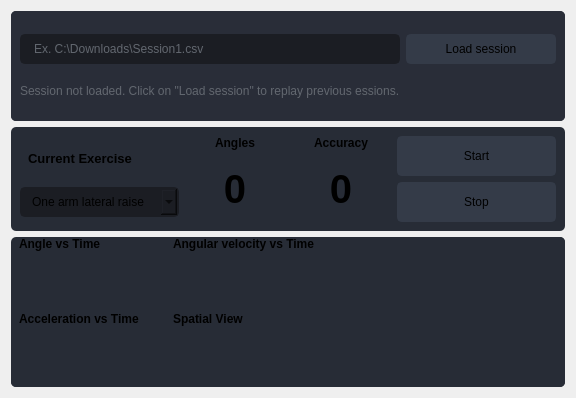
                  <widget class="QWidget" name="page_widgets">
                   <layout class="QVBoxLayout" name="verticalLayout_6">
                    <item>
                     <widget class="QFrame" name="frame">
                      <property name="sizePolicy">
                       <sizepolicy hsizetype="Preferred" vsizetype="Fixed">
                        <horstretch>0</horstretch>
                        <verstretch>0</verstretch>
                       </sizepolicy>
                      </property>
                      <property name="minimumSize">
                       <size>
                        <width>0</width>
                        <height>102</height>
                       </size>
                      </property>
                      <property name="styleSheet">
                       <string notr="true">border-radius: 5px;</string>
                      </property>
                      <property name="frameShape">
                       <enum>QFrame::StyledPanel</enum>
                      </property>
                      <property name="frameShadow">
                       <enum>QFrame::Raised</enum>
                      </property>
                      <layout class="QVBoxLayout" name="verticalLayout_15">
                       <property name="spacing">
                        <number>0</number>
                       </property>
                       <property name="leftMargin">
                        <number>0</number>
                       </property>
                       <property name="topMargin">
                        <number>0</number>
                       </property>
                       <property name="rightMargin">
                        <number>0</number>
                       </property>
                       <property name="bottomMargin">
                        <number>0</number>
                       </property>
                       <item>
                        <widget class="QFrame" name="frame_div_content_1">
                         <property name="sizePolicy">
                          <sizepolicy hsizetype="Expanding" vsizetype="Preferred">
                           <horstretch>0</horstretch>
                           <verstretch>0</verstretch>
                          </sizepolicy>
                         </property>
                         <property name="minimumSize">
                          <size>
                           <width>0</width>
                           <height>110</height>
                          </size>
                         </property>
                         <property name="maximumSize">
                          <size>
                           <width>16777215</width>
                           <height>110</height>
                          </size>
                         </property>
                         <property name="styleSheet">
                          <string notr="true">background-color: rgb(41, 45, 56);
border-radius: 5px;
</string>
                         </property>
                         <property name="frameShape">
                          <enum>QFrame::NoFrame</enum>
                         </property>
                         <property name="frameShadow">
                          <enum>QFrame::Raised</enum>
                         </property>
                         <layout class="QVBoxLayout" name="verticalLayout_7">
                          <property name="spacing">
                           <number>0</number>
                          </property>
                          <property name="leftMargin">
                           <number>0</number>
                          </property>
                          <property name="topMargin">
                           <number>0</number>
                          </property>
                          <property name="rightMargin">
                           <number>0</number>
                          </property>
                          <property name="bottomMargin">
                           <number>0</number>
                          </property>
                          <item>
                           <widget class="QFrame" name="frame_content_wid_1">
                            <property name="frameShape">
                             <enum>QFrame::NoFrame</enum>
                            </property>
                            <property name="frameShadow">
                             <enum>QFrame::Raised</enum>
                            </property>
                            <layout class="QHBoxLayout" name="horizontalLayout_9">
                             <item>
                              <layout class="QGridLayout" name="gridLayout">
                               <property name="bottomMargin">
                                <number>0</number>
                               </property>
                               <item row="0" column="0">
                                <widget class="QLineEdit" name="lineEdit">
                                 <property name="minimumSize">
                                  <size>
                                   <width>0</width>
                                   <height>30</height>
                                  </size>
                                 </property>
                                 <property name="styleSheet">
                                  <string notr="true">QLineEdit {
	background-color: rgb(27, 29, 35);
	border-radius: 5px;
	border: 2px solid rgb(27, 29, 35);
	padding-left: 10px;
	color: rgb(98, 103, 111);
}
QLineEdit:hover {
	border: 2px solid rgb(64, 71, 88);
}
</string>
                                 </property>
                                 <property name="text">
                                  <string>Ex. C:\Downloads\Session1.csv</string>
                                 </property>
                                 <property name="readOnly">
                                  <bool>true</bool>
                                 </property>
                                 <property name="placeholderText">
                                  <string>Your Password</string>
                                 </property>
                                </widget>
                               </item>
                               <item row="0" column="1">
                                <widget class="QPushButton" name="pushButton">
                                 <property name="sizePolicy">
                                  <sizepolicy hsizetype="Minimum" vsizetype="Fixed">
                                   <horstretch>0</horstretch>
                                   <verstretch>0</verstretch>
                                  </sizepolicy>
                                 </property>
                                 <property name="minimumSize">
                                  <size>
                                   <width>150</width>
                                   <height>30</height>
                                  </size>
                                 </property>
                                 <property name="font">
                                  <font>
                                   <family>Segoe UI</family>
                                   <pointsize>9</pointsize>
                                  </font>
                                 </property>
                                 <property name="styleSheet">
                                  <string notr="true">QPushButton {
	border: 2px solid rgb(52, 59, 72);
	border-radius: 5px;	
	background-color: rgb(52, 59, 72);
}
QPushButton:hover {
	background-color: rgb(57, 65, 80);
	border: 2px solid rgb(61, 70, 86);
}
QPushButton:pressed {	
	background-color: rgb(35, 40, 49);
	border: 2px solid rgb(43, 50, 61);
}</string>
                                 </property>
                                 <property name="text">
                                  <string>Load session</string>
                                 </property>
                                 <property name="icon">
                                  <iconset>
                                   <normaloff>:/16x16/icons/16x16/cil-folder-open.png</normaloff>:/16x16/icons/16x16/cil-folder-open.png</iconset>
                                 </property>
                                </widget>
                               </item>
                               <item row="1" column="0">
                                <widget class="QLabel" name="labelVersion_3">
                                 <property name="sizePolicy">
                                  <sizepolicy hsizetype="Preferred" vsizetype="Fixed">
                                   <horstretch>0</horstretch>
                                   <verstretch>0</verstretch>
                                  </sizepolicy>
                                 </property>
                                 <property name="minimumSize">
                                  <size>
                                   <width>0</width>
                                   <height>10</height>
                                  </size>
                                 </property>
                                 <property name="styleSheet">
                                  <string notr="true">color: rgb(98, 103, 111);</string>
                                 </property>
                                 <property name="lineWidth">
                                  <number>1</number>
                                 </property>
                                 <property name="text">
                                  <string>Session not loaded. Click on &quot;Load session&quot; to replay previous essions.</string>
                                 </property>
                                 <property name="alignment">
                                  <set>Qt::AlignLeading|Qt::AlignLeft|Qt::AlignVCenter</set>
                                 </property>
                                </widget>
                               </item>
                              </layout>
                             </item>
                            </layout>
                           </widget>
                          </item>
                         </layout>
                        </widget>
                       </item>
                      </layout>
                     </widget>
                    </item>
                    <item>
                     <widget class="QFrame" name="frame_2">
                      <property name="minimumSize">
                       <size>
                        <width>0</width>
                        <height>102</height>
                       </size>
                      </property>
                      <property name="styleSheet">
                       <string notr="true">background-color: rgb(39, 44, 54);
border-radius: 5px;</string>
                      </property>
                      <property name="frameShape">
                       <enum>QFrame::StyledPanel</enum>
                      </property>
                      <property name="frameShadow">
                       <enum>QFrame::Raised</enum>
                      </property>
                      <layout class="QVBoxLayout" name="verticalLayout_11">
                       <item>
                        <layout class="QGridLayout" name="gridLayout_2">
                         <property name="spacing">
                          <number>6</number>
                         </property>
                         <item row="3" column="0">
                          <widget class="QComboBox" name="comboBox">
                           <property name="sizePolicy">
                            <sizepolicy hsizetype="Expanding" vsizetype="Fixed">
                             <horstretch>0</horstretch>
                             <verstretch>0</verstretch>
                            </sizepolicy>
                           </property>
                           <property name="minimumSize">
                            <size>
                             <width>0</width>
                             <height>0</height>
                            </size>
                           </property>
                           <property name="font">
                            <font>
                             <family>Segoe UI</family>
                             <pointsize>9</pointsize>
                            </font>
                           </property>
                           <property name="autoFillBackground">
                            <bool>false</bool>
                           </property>
                           <property name="styleSheet">
                            <string notr="true">QComboBox{
	background-color: rgb(27, 29, 35);
	border-radius: 5px;
	border: 2px solid rgb(27, 29, 35);
	padding: 5px;
	padding-left: 10px;
}
QComboBox:hover{
	border: 2px solid rgb(64, 71, 88);
}
QComboBox QAbstractItemView {
	color: rgb(85, 170, 255);	
	background-color: rgb(27, 29, 35);
	padding: 10px;
	border-radius: 10px;
	selection-background-color: rgb(39, 44, 54);
}</string>
                           </property>
                           <property name="iconSize">
                            <size>
                             <width>16</width>
                             <height>16</height>
                            </size>
                           </property>
                           <property name="frame">
                            <bool>true</bool>
                           </property>
                           <item>
                            <property name="text">
                             <string>One arm lateral raise</string>
                            </property>
                           </item>
                          </widget>
                         </item>
                         <item row="1" column="1" rowspan="3">
                          <widget class="QLabel" name="label_10">
                           <property name="font">
                            <font>
                             <family>Segoe UI</family>
                             <pointsize>30</pointsize>
                             <weight>75</weight>
                             <bold>true</bold>
                            </font>
                           </property>
                           <property name="layoutDirection">
                            <enum>Qt::LeftToRight</enum>
                           </property>
                           <property name="styleSheet">
                            <string notr="true">text-align: center;</string>
                           </property>
                           <property name="text">
                            <string>0</string>
                           </property>
                           <property name="alignment">
                            <set>Qt::AlignCenter</set>
                           </property>
                          </widget>
                         </item>
                         <item row="3" column="3">
                          <widget class="QPushButton" name="pushButton_3">
                           <property name="sizePolicy">
                            <sizepolicy hsizetype="Expanding" vsizetype="Preferred">
                             <horstretch>0</horstretch>
                             <verstretch>0</verstretch>
                            </sizepolicy>
                           </property>
                           <property name="minimumSize">
                            <size>
                             <width>100</width>
                             <height>40</height>
                            </size>
                           </property>
                           <property name="font">
                            <font>
                             <family>Segoe UI</family>
                             <pointsize>9</pointsize>
                            </font>
                           </property>
                           <property name="styleSheet">
                            <string notr="true">QPushButton {
	border: 2px solid rgb(52, 59, 72);
	border-radius: 5px;	
	background-color: rgb(52, 59, 72);
}
QPushButton:hover {
	background-color: rgb(57, 65, 80);
	border: 2px solid rgb(61, 70, 86);
}
QPushButton:pressed {	
	background-color: rgb(35, 40, 49);
	border: 2px solid rgb(43, 50, 61);
}</string>
                           </property>
                           <property name="text">
                            <string>Stop</string>
                           </property>
                          </widget>
                         </item>
                         <item row="0" column="0" rowspan="3">
                          <widget class="QLabel" name="label_3">
                           <property name="sizePolicy">
                            <sizepolicy hsizetype="Fixed" vsizetype="Fixed">
                             <horstretch>0</horstretch>
                             <verstretch>0</verstretch>
                            </sizepolicy>
                           </property>
                           <property name="font">
                            <font>
                             <family>Segoe UI</family>
                             <pointsize>10</pointsize>
                             <weight>75</weight>
                             <bold>true</bold>
                            </font>
                           </property>
                           <property name="styleSheet">
                            <string notr="true">margin-left: 5px;
margin-top: 5px;

</string>
                           </property>
                           <property name="text">
                            <string>Current Exercise</string>
                           </property>
                          </widget>
                         </item>
                         <item row="0" column="1">
                          <widget class="QLabel" name="label_9">
                           <property name="minimumSize">
                            <size>
                             <width>100</width>
                             <height>0</height>
                            </size>
                           </property>
                           <property name="font">
                            <font>
                             <family>Segoe UI</family>
                             <pointsize>9</pointsize>
                             <weight>75</weight>
                             <bold>true</bold>
                            </font>
                           </property>
                           <property name="text">
                            <string>Angles</string>
                           </property>
                           <property name="alignment">
                            <set>Qt::AlignCenter</set>
                           </property>
                          </widget>
                         </item>
                         <item row="0" column="3" rowspan="3">
                          <widget class="QPushButton" name="pushButton_2">
                           <property name="sizePolicy">
                            <sizepolicy hsizetype="Expanding" vsizetype="Preferred">
                             <horstretch>0</horstretch>
                             <verstretch>0</verstretch>
                            </sizepolicy>
                           </property>
                           <property name="minimumSize">
                            <size>
                             <width>100</width>
                             <height>40</height>
                            </size>
                           </property>
                           <property name="baseSize">
                            <size>
                             <width>0</width>
                             <height>0</height>
                            </size>
                           </property>
                           <property name="font">
                            <font>
                             <family>Segoe UI</family>
                             <pointsize>9</pointsize>
                            </font>
                           </property>
                           <property name="styleSheet">
                            <string notr="true">QPushButton {
	border: 2px solid rgb(52, 59, 72);
	border-radius: 5px;	
	background-color: rgb(52, 59, 72);
}
QPushButton:hover {
	background-color: rgb(57, 65, 80);
	border: 2px solid rgb(61, 70, 86);
}
QPushButton:pressed {	
	background-color: rgb(35, 40, 49);
	border: 2px solid rgb(43, 50, 61);
}</string>
                           </property>
                           <property name="text">
                            <string>Start</string>
                           </property>
                          </widget>
                         </item>
                         <item row="0" column="2">
                          <widget class="QLabel" name="label_11">
                           <property name="minimumSize">
                            <size>
                             <width>100</width>
                             <height>0</height>
                            </size>
                           </property>
                           <property name="font">
                            <font>
                             <family>Segoe UI</family>
                             <pointsize>9</pointsize>
                             <weight>75</weight>
                             <bold>true</bold>
                            </font>
                           </property>
                           <property name="text">
                            <string>Accuracy</string>
                           </property>
                           <property name="alignment">
                            <set>Qt::AlignCenter</set>
                           </property>
                          </widget>
                         </item>
                         <item row="1" column="2" rowspan="3">
                          <widget class="QLabel" name="label_12">
                           <property name="font">
                            <font>
                             <family>Segoe UI</family>
                             <pointsize>30</pointsize>
                             <weight>75</weight>
                             <bold>true</bold>
                            </font>
                           </property>
                           <property name="text">
                            <string>0</string>
                           </property>
                           <property name="alignment">
                            <set>Qt::AlignCenter</set>
                           </property>
                          </widget>
                         </item>
                        </layout>
                       </item>
                      </layout>
                     </widget>
                    </item>
                    <item>
                     <widget class="QFrame" name="frame_3">
                      <property name="minimumSize">
                       <size>
                        <width>0</width>
                        <height>150</height>
                       </size>
                      </property>
                      <property name="styleSheet">
                       <string notr="true">background-color: rgb(39, 44, 54);
border-radius: 5px;</string>
                      </property>
                      <property name="frameShape">
                       <enum>QFrame::StyledPanel</enum>
                      </property>
                      <property name="frameShadow">
                       <enum>QFrame::Raised</enum>
                      </property>
                      <layout class="QHBoxLayout" name="horizontalLayout_12">
                       <property name="spacing">
                        <number>0</number>
                       </property>
                       <property name="leftMargin">
                        <number>0</number>
                       </property>
                       <property name="topMargin">
                        <number>0</number>
                       </property>
                       <property name="rightMargin">
                        <number>0</number>
                       </property>
                       <property name="bottomMargin">
                        <number>0</number>
                       </property>
                       <item>
                        <layout class="QGridLayout" name="gridLayout_4">
                         <item row="1" column="1">
                          <widget class="QFrame" name="frame_5">
                           <property name="sizePolicy">
                            <sizepolicy hsizetype="Expanding" vsizetype="Expanding">
                             <horstretch>0</horstretch>
                             <verstretch>0</verstretch>
                            </sizepolicy>
                           </property>
                           <property name="frameShape">
                            <enum>QFrame::StyledPanel</enum>
                           </property>
                           <property name="frameShadow">
                            <enum>QFrame::Raised</enum>
                           </property>
                          </widget>
                         </item>
                         <item row="3" column="1">
                          <widget class="QFrame" name="frame_4">
                           <property name="sizePolicy">
                            <sizepolicy hsizetype="Preferred" vsizetype="Expanding">
                             <horstretch>0</horstretch>
                             <verstretch>0</verstretch>
                            </sizepolicy>
                           </property>
                           <property name="minimumSize">
                            <size>
                             <width>400</width>
                             <height>0</height>
                            </size>
                           </property>
                           <property name="frameShape">
                            <enum>QFrame::StyledPanel</enum>
                           </property>
                           <property name="frameShadow">
                            <enum>QFrame::Raised</enum>
                           </property>
                          </widget>
                         </item>
                         <item row="3" column="0">
                          <widget class="QFrame" name="frame_7">
                           <property name="sizePolicy">
                            <sizepolicy hsizetype="Expanding" vsizetype="Expanding">
                             <horstretch>0</horstretch>
                             <verstretch>0</verstretch>
                            </sizepolicy>
                           </property>
                           <property name="frameShape">
                            <enum>QFrame::StyledPanel</enum>
                           </property>
                           <property name="frameShadow">
                            <enum>QFrame::Raised</enum>
                           </property>
                          </widget>
                         </item>
                         <item row="1" column="0">
                          <widget class="QFrame" name="frame_6">
                           <property name="sizePolicy">
                            <sizepolicy hsizetype="Expanding" vsizetype="Expanding">
                             <horstretch>0</horstretch>
                             <verstretch>0</verstretch>
                            </sizepolicy>
                           </property>
                           <property name="frameShape">
                            <enum>QFrame::StyledPanel</enum>
                           </property>
                           <property name="frameShadow">
                            <enum>QFrame::Raised</enum>
                           </property>
                          </widget>
                         </item>
                         <item row="0" column="0">
                          <widget class="QLabel" name="label_4">
                           <property name="font">
                            <font>
                             <family>Segoe UI</family>
                             <pointsize>9</pointsize>
                             <weight>75</weight>
                             <bold>true</bold>
                            </font>
                           </property>
                           <property name="styleSheet">
                            <string notr="true">margin-left: 5px;</string>
                           </property>
                           <property name="text">
                            <string>Angle vs Time</string>
                           </property>
                          </widget>
                         </item>
                         <item row="0" column="1">
                          <widget class="QLabel" name="label_5">
                           <property name="font">
                            <font>
                             <family>Segoe UI</family>
                             <pointsize>9</pointsize>
                             <weight>75</weight>
                             <bold>true</bold>
                            </font>
                           </property>
                           <property name="styleSheet">
                            <string notr="true">margin-left: 5px;</string>
                           </property>
                           <property name="text">
                            <string>Angular velocity vs Time</string>
                           </property>
                          </widget>
                         </item>
                         <item row="2" column="0">
                          <widget class="QLabel" name="label_7">
                           <property name="font">
                            <font>
                             <family>Segoe UI</family>
                             <pointsize>9</pointsize>
                             <weight>75</weight>
                             <bold>true</bold>
                            </font>
                           </property>
                           <property name="styleSheet">
                            <string notr="true">margin-left: 5px;</string>
                           </property>
                           <property name="text">
                            <string>Acceleration vs Time</string>
                           </property>
                          </widget>
                         </item>
                         <item row="2" column="1">
                          <widget class="QLabel" name="label_8">
                           <property name="font">
                            <font>
                             <family>Segoe UI</family>
                             <pointsize>9</pointsize>
                             <weight>75</weight>
                             <bold>true</bold>
                            </font>
                           </property>
                           <property name="styleSheet">
                            <string notr="true">margin-left: 5px;</string>
                           </property>
                           <property name="text">
                            <string>Spatial View</string>
                           </property>
                          </widget>
                         </item>
                        </layout>
                       </item>
                      </layout>
                     </widget>
                    </item>
                   </layout>
                  </widget>
